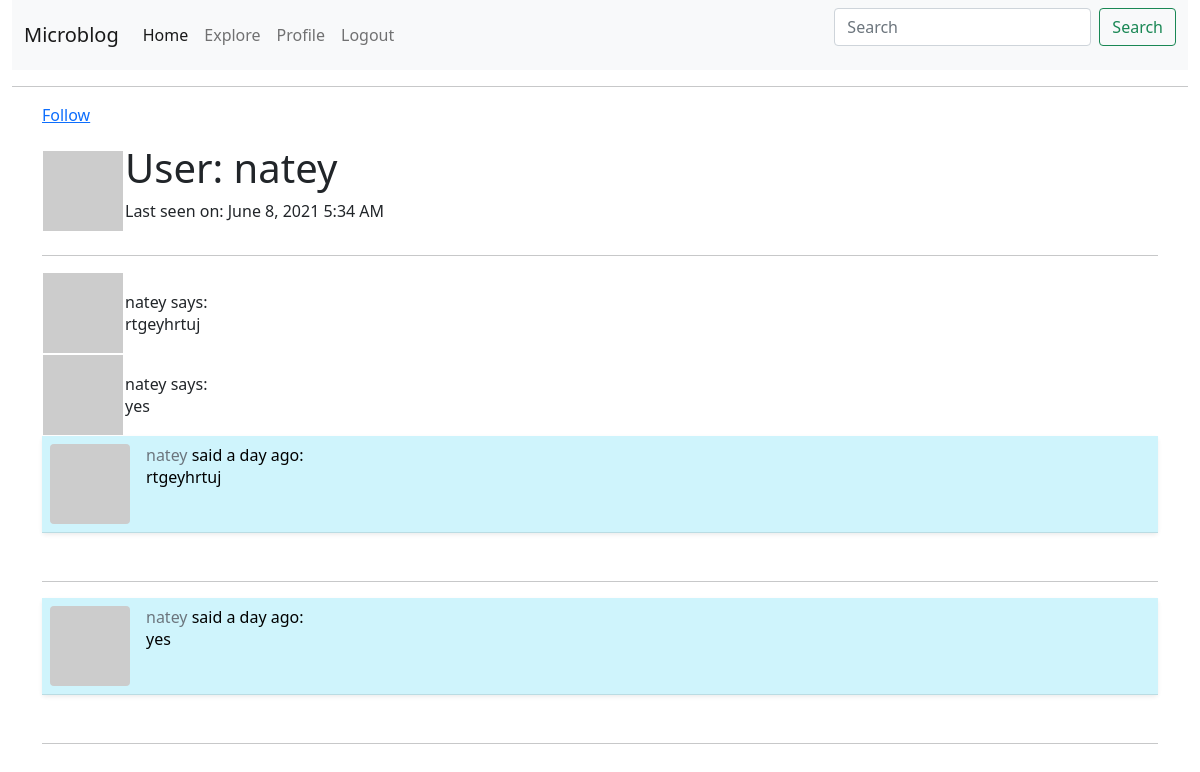
Page /user/natey/ (signed in) on the committed database.
### app/models.py (models this page shows, shortened)
class User(UserMixin, db.Model):
    id = db.Column(db.Integer, primary_key=True)
    username = db.Column(db.String(64), index=True, unique=True)
    email = db.Column(db.String(120), index=True, unique=True)
    password_hash = db.Column(db.String(128))
    tasks = db.relationship('Task', backref='author', lazy='dynamic')
    about_me = db.Column(db.String(140))
    last_seen = db.Column(db.DateTime, default=datetime.utcnow)
    followed = db.relationship(
        'User', secondary=followers,
        primaryjoin=(followers.c.follower_id == id),
        secondaryjoin=(followers.c.followed_id == id),
        backref=db.backref('followers', lazy='dynamic'), lazy='dynamic')
    def avatar(self, size):
        digest = md5(self.email.lower().encode('utf-8')).hexdigest()
        return 'https://www.gravatar.com/avatar/{}?d=identicon&s={}'.format(
            digest, size
        )
    def is_following(self, user):
        return self.followed.filter(
            followers.c.followed_id == user.id).count() > 0

class Task(db.Model):
    id = db.Column(db.Integer, primary_key=True)
    body = db.Column(db.String(140))
    timestamp = db.Column(db.DateTime, index=True, default=datetime.utcnow)
    user_id = db.Column(db.Integer, db.ForeignKey('user.id'))

### app/routes.py (the view)
@app.route('/user/<username>/')
@login_required
def user(username):
    user = User.query.filter_by(username=username).first_or_404()
    page = request.args.get('page', 1, type=int)
    tasks = user.tasks.order_by(Task.timestamp.desc()).paginate(
        page, app.config['POSTS_PER_PAGE'], False)
    next_url = url_for('user', username=user.username, page=tasks.next_num) \
        if tasks.has_next else None
    prev_url = url_for('user', username=user.username, page=tasks.prev_num) \
        if tasks.has_prev else None
    return render_template('user.html', user=user, tasks=tasks.items,
                           next_url=next_url, prev_url=prev_url)

### app/models.py (called while the page is built)
@login.user_loader
def load_user(id):
    return User.query.get(int(id))

### app/routes.py (called while the page is built)
@app.before_request
def before_request():
    if current_user.is_authenticated:
        current_user.last_seen = datetime.utcnow()
        db.session.commit()

### app/templates/user.html (shortened to what this page needs)
{% extends "base.html" %}
{% block app_content  %}
    <table>
        <tr>
            <td><img src="{{ user.avatar(128) }}"></td>
            <td>
                <h1>User: {{ user.username }}</h1>
                {% if user.last_seen %}
                <p>Last seen on: {{ moment(user.last_seen).format('LLL') }}</p>
                {% endif %}
            </td>
            {% if user == current_user %}
                <p><a href="{{ url_for('edit_profile') }}">Edit your profile</a></p>
                   {% elif not current_user.is_following(user) %}
                <p><a href="{{ url_for('follow', username=user.username) }}">Follow</a></p>
            {% else %}
            <p><a href="{{ url_for('unfollow', username=user.username) }}">Unfollow</a></p>
            {% endif %}
        </tr>
    </table>
    <hr>
    {% for task in tasks %}
    <table>
        <tr vertical-align="top">
            <td><img src="{{ task.author.avatar(36) }}"></td>
            <td>{{ task.author.username }} says:<br>{{ task.body }}</td>
        </tr>
    </table>
    {% endfor %}
    {% for task in tasks %}
        {% include '_post.html' %}
    {% endfor %}
{% endblock %}

### app/templates/_post.html
{% block app_content %}
     <table class="table table-info shadow-sm p-3 mb-5 bg-body rounded">
        <tr valign="top">
            <td width="70px">
                 <a href="{{ url_for('user', username=task.author.username) }}">
                    <img class="rounded float-start" src="{{ task.author.avatar(70) }}" />
                </a>
            <td>
                <a class="text-decoration-none link-secondary"
                        href="{{ url_for('user', username=task.author.username) }}">
                    {{ task.author.username }}
                </a>
                said {{ moment(task.timestamp).fromNow() }}:
            <br>
            <p class="font-weight-bold">
                {{ task.body }}
            </p>
            </td>
        </tr>
    </table>
    <hr>
{% endblock %}

### rows in the picture
User: username "natey", last_seen "June 8, 2021 5:34 AM"
Task: author.username "natey", body "rtgeyhrtuj", timestamp "a day ago"
Task: author.username "natey", body "yes", timestamp "a day ago"
